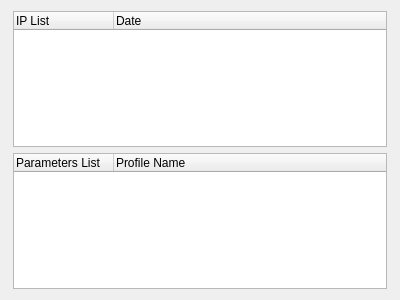
<?xml version="1.0" encoding="UTF-8"?>
<ui version="4.0">
 <class>ScanBookmarkWidgetForm</class>
 <widget class="QWidget" name="ScanBookmarkWidgetForm">
  <property name="geometry">
   <rect>
    <x>0</x>
    <y>0</y>
    <width>400</width>
    <height>300</height>
   </rect>
  </property>
  <property name="windowTitle">
   <string>Form</string>
  </property>
  <layout class="QVBoxLayout" name="verticalLayout_2">
   <item>
    <layout class="QVBoxLayout" name="verticalLayout">
     <property name="leftMargin">
      <number>2</number>
     </property>
     <property name="rightMargin">
      <number>2</number>
     </property>
     <item>
      <widget class="QTreeWidget" name="treeLogH">
       <property name="minimumSize">
        <size>
         <width>0</width>
         <height>0</height>
        </size>
       </property>
       <property name="contextMenuPolicy">
        <enum>Qt::CustomContextMenu</enum>
       </property>
       <property name="frameShape">
        <enum>QFrame::StyledPanel</enum>
       </property>
       <property name="frameShadow">
        <enum>QFrame::Sunken</enum>
       </property>
       <property name="alternatingRowColors">
        <bool>true</bool>
       </property>
       <property name="rootIsDecorated">
        <bool>false</bool>
       </property>
       <column>
        <property name="text">
         <string>IP List</string>
        </property>
       </column>
       <column>
        <property name="text">
         <string>Date</string>
        </property>
       </column>
      </widget>
     </item>
     <item>
      <widget class="QTreeWidget" name="treeBookPar">
       <property name="frameShape">
        <enum>QFrame::StyledPanel</enum>
       </property>
       <property name="frameShadow">
        <enum>QFrame::Sunken</enum>
       </property>
       <property name="alternatingRowColors">
        <bool>true</bool>
       </property>
       <property name="rootIsDecorated">
        <bool>false</bool>
       </property>
       <column>
        <property name="text">
         <string>Parameters List</string>
        </property>
       </column>
       <column>
        <property name="text">
         <string>Profile Name</string>
        </property>
       </column>
      </widget>
     </item>
    </layout>
   </item>
  </layout>
 </widget>
 <resources/>
 <connections/>
</ui>
